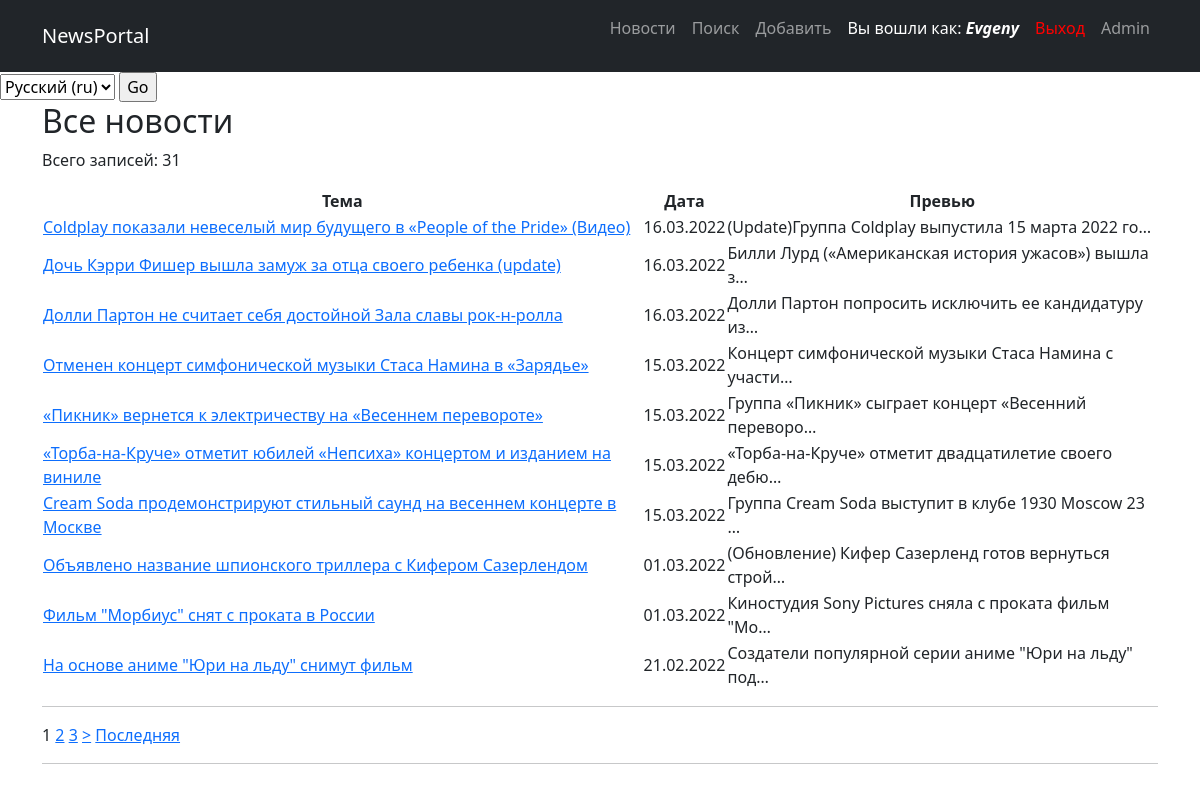
The app's page /news/ (signed in) with its own data.
### newsportal/models.py (models this page shows, shortened)
class Post(models.Model):
    post = 'post'
    news = 'news'
    TYPE_POST = [
        (post, 'Post'),
        (news, 'News'),
    ]
    date_post = models.DateTimeField(auto_now_add=True)
    type_post = models.CharField(max_length=4, choices=TYPE_POST, default=post)
    title_post = models.TextField()
    body_post = models.TextField()
    rate_post = models.IntegerField(default=0)
    author_post = models.ForeignKey("Author", on_delete=models.CASCADE)
    category_post = models.ManyToManyField(Category)
    def get_absolute_url(self):
        return reverse('news_detail', kwargs={'pk':self.pk})

### newsportal/views.py (the view)
# urls.py: path('', NewsList.as_view(), name='news_list'),
class NewsList(ListView):
    model = Post
    template_name = 'news.html'
    context_object_name = 'news'
    ordering = ['-id']
    paginate_by = 10
    def get_context_data(self, *args, **kwargs):
        return {
            **super().get_context_data(*args, **kwargs),
            'count_posts': Paginator(Post.objects.all().order_by('-id'), 1),
            'is_not_author': not self.request.user.groups.filter(name='author').exists(),
        }

### newsportal/templatetags/custom_filters.py (called while the page is built)
@register.filter(name='censor')
@stringfilter
def censor(value):
    lowtext = ''
    stopword = ['бес', 'вам', 'ами', 'ние', 'импресс', 'также']
    ln = len(stopword)
    censored_text = ''
    text = ''
    block = '*'
    for i in value:
        text += i
        lowtext = text.lower()
        flag = 0
        for j in stopword:
            if not lowtext in j:
                flag += 1
            if lowtext == j:
                censored_text += block * len(text)
                flag -= 1
                text = ''
        if flag == ln:
            censored_text += text
            text = ''
    if lowtext != '' and lowtext not in stopword:
        censored_text += text
    elif lowtext != '':
        censored_text += block * len(text)
    return censored_text

### templates/news.html (shortened to what this page needs)
{% extends 'account/base.html' %}
{% load i18n %}
{% load custom_filters %}
{% block content %}
<h2>{% trans 'Все новости' %}</h2>
<p>{% trans 'Всего записей:' %} {{count_posts.count}}</p>
{% if news %}
<table>
    <tr>
        <td align="center"><b>{% trans 'Тема' %}</b></td>
        <td align="center"><b>{% trans 'Дата' %}</b></td>
        <td align="center"><b>{% trans 'Превью' %}</b></td>
    </tr>
    {% for newspost in news %}
    <tr>
        <td><a href="{{newspost.get_absolute_url}}">{{newspost.title_post|censor}}</a></td>
        <td>{{newspost.date_post|date:'d.m.Y'}}</td>
        <td>{{newspost.body_post|truncatechars:51|censor}}</td>
    </tr>
    {% endfor %}
</table>
{% else %}
<h2>No news</h2>
{% endif %}
<hr>
<div class="pagination">
    <span class="step-links">
        <span class="current">
            {% for num in page_obj.paginator.page_range %}
                {% if page_obj.number == num %}
                    <a>{{ num }}</a>
                {% elif num > page_obj.number|add:'-3' and num < page_obj.number|add:'3' %}
                    <a href="?page={{ num }}">{{ num }}</a>
                {% endif %}
            {% endfor %}
        </span>
        {% if page_obj.has_next %}
            <a href="?page={{ page_obj.next_page_number }}">></a>
            <a href="?page={{ page_obj.paginator.num_pages }}">{% trans 'Последняя' %}</a>
        {% endif %}
    </span>
</div>
<hr>
{% endblock content %}

### templates/account/base.html (shortened to what this page needs)
<!DOCTYPE html>
{% load i18n %}
<html lang="en" xmlns="http://www.w3.org/1999/html">
    <head>
        {% load static %}
        <link href="{% static 'css/styles.css' %}" rel="stylesheet" />
    </head>
    <body>
        <nav class="navbar navbar-expand-lg navbar-dark bg-dark">
            <div class="container">
                <a class="navbar-brand" href="{% url 'news_list' %}">NewsPortal</a>
                {% load cache %}
                {% cache 30 body %}
                {% block body %}
                <div class="collapse navbar-collapse" id="navbarSupportedContent">
                    <ul class="navbar-nav ms-auto mb-2 mb-lg-0">
                        <li class="nav-item"><a class="nav-link" href="{% url 'news_list' %}">{% trans "Новости" %}</a></li>
                        <li class="nav-item"><a class="nav-link" href="{% url 'news_search' %}">{% trans "Поиск" %}</a></li>
                    {% if user.is_authenticated %}
                        <li class="nav-item"><a class="nav-link" href="{% url 'news_add' %}">{% trans "Добавить" %}</a></li>
                        <li class="nav-item"><p style="color:white" class="nav-link">{% trans "Вы вошли как:" %} <b><i>{{ user.username }}</i></b></p></li>
                        <li class="nav-item"><a style="color:red" class="nav-link" href="{% url 'account_logout' %}">{% trans "Выход" %}</a></li>
                    {% else %}
                         <li class="nav-item"><a style="color:red" class="nav-link" href="{% url 'account_login' %}">{% trans "Войти" %}</a></li>
                         <li class="nav-item"><a style="color:green" class="nav-link" href="{% url 'account_signup' %}">{% trans "Регистрация" %}</a></li>
                    {% endif %}
                        <li class="nav-item"><a class="nav-link" href="/admin/">Admin</a></li>
                    </ul>
                </div>
                {% endblock body%}
                {% endcache %}
            </div>
        </nav>
        <div>
        <form action="{% url 'set_language' %}" method="post">{% csrf_token %}
                    <select name="language">
                    {% get_current_language as LANGUAGE_CODE %}
                    {% get_available_languages as LANGUAGES %}
                    {% get_language_info_list for LANGUAGES as languages %}
                    {% for language in languages %}
                    <option value="{{ language.code }}"{% if language.code == LANGUAGE_CODE %} selected{% endif %}>
                    {{ language.name_local }} ({{ language.code }})
                    </option>
                    {% endfor %}
                    </select>
                    <input type="submit" value="Go">
                    </form>
        </div>
        <div class="container">
                {% block content %}{% endblock %}
        </div>
    </body>
</html>

### records on screen
Post: title_post|censor "Coldplay показали невеселый мир будущего в «People of the Pride» (Видео)", date_post "16.03.2022", body_post|censor "(Update)Группа Coldplay выпустила 15 марта 2022 го…"
Post: title_post|censor "Дочь Кэрри Фишер вышла замуж за отца своего ребенка (update)", date_post "16.03.2022", body_post|censor "Билли Лурд («Американская история ужасов») вышла з…"
Post: title_post|censor "Долли Партон не считает себя достойной Зала славы рок-н-ролла", date_post "16.03.2022", body_post|censor "Долли Партон попросить исключить ее кандидатуру из…"
Post: title_post|censor "Отменен концерт симфонической музыки Стаса Намина в «Зарядье»", date_post "15.03.2022", body_post|censor "Концерт симфонической музыки Стаса Намина с участи…"
Post: title_post|censor "«Пикник» вернется к электричеству на «Весеннем перевороте»", date_post "15.03.2022", body_post|censor "Группа «Пикник» сыграет концерт «Весенний переворо…"
Post: title_post|censor "«Торба-на-Круче» отметит юбилей «Непсиха» концертом и изданием на виниле", date_post "15.03.2022", body_post|censor "«Торба-на-Круче» отметит двадцатилетие своего дебю…"
Post: title_post|censor "Cream Soda продемонстрируют стильный саунд на весеннем концерте в Москве", date_post "15.03.2022", body_post|censor "Группа Cream Soda выступит в клубе 1930 Moscow 23 …"
Post: title_post|censor "Объявлено название шпионского триллера с Кифером Сазерлендом", date_post "01.03.2022", body_post|censor "(Обновление) Кифер Сазерленд готов вернуться строй…"
Post: title_post|censor "Фильм \"Морбиус\" снят с проката в России", date_post "01.03.2022", body_post|censor "Киностудия Sony Pictures сняла с проката фильм \"Мо…"
Post: title_post|censor "На основе аниме \"Юри на льду\" снимут фильм", date_post "21.02.2022", body_post|censor "Создатели популярной серии аниме \"Юри на льду\" под…"

### other values on screen
{{ user.username }} "Evgeny"
{{ count_posts.count }} "31"
{{ num }} "1"
{{ num }} "2" "3"
form field language "Русский (ru)"
